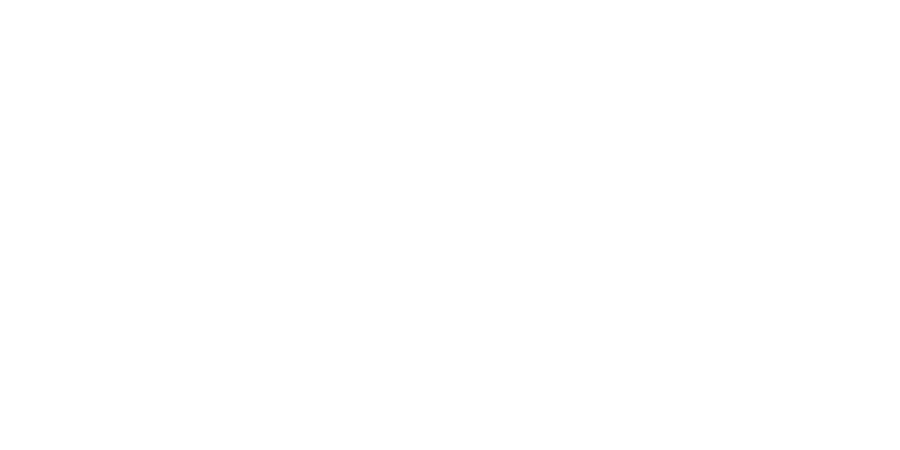
Frame 1 (no input)
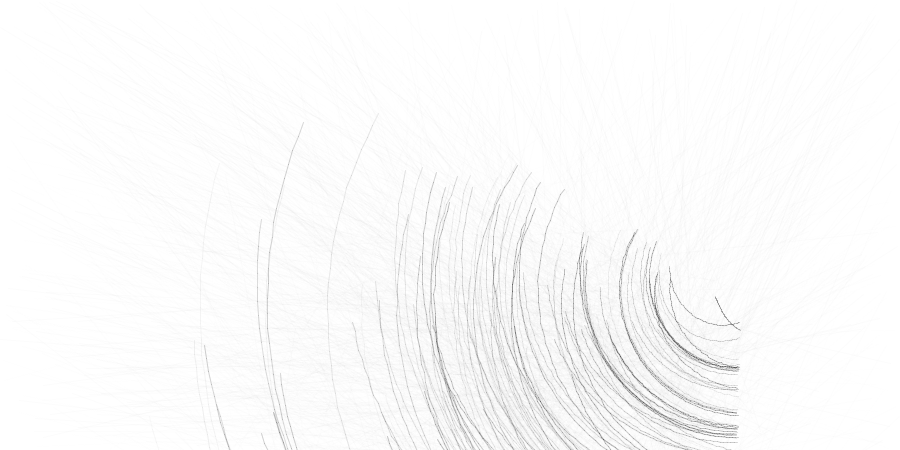
Frame 60 (the mouse pressed at the canvas centre just before this capture)
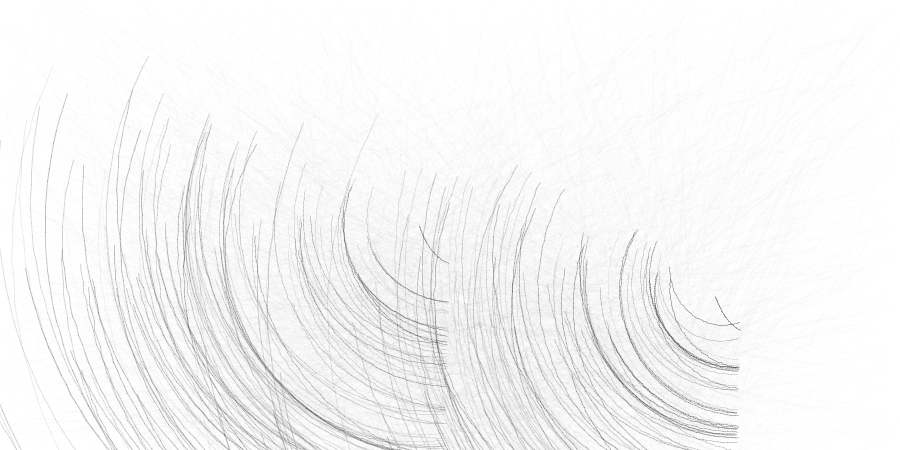
Frame 120 (the mouse held since frame 60 and released just before this capture)

The Processing sketch that drew these frames (run headless with seeded random() and noise(); from frame 60 on, the mouse is pressed at the canvas centre):

// Processing sketch: processing_49634
// ── processing_49634.pde


int _num = 150;    
Circle[] pArr = new Circle[_num];

//================================= init

void setup() {
  size(900, 450);
  smooth(); 
  frameRate(60);
  
  background(255);
  float startx = random(width/2) + (width/2);
  float starty = random(height/2) + (height/2);
  
  for (int i=0;i<_num;i++) {
    pArr[i] = new Circle(i);
    pArr[i].init(startx, starty);
  }
}

void clearBackground() {
  //background(255);
  fill(0,25);
  noStroke();
  rect(0,0,width,height);
  noFill();
}

//================================= frame loop

void draw() {
  
  for (int i=0;i<_num;i++) {
    pArr[i].update();
  }
}



//================================= interaction

void mousePressed() { 
  background(255);
  for (int i=0;i<_num;i++) {
    pArr[i].init(mouseX, mouseY);
  }
}


//================================= objects


class Circle {
  int id;
  float angnoise, radiusnoise;
  float widnoise, heinoise;
  float angle = 0;
  float radius = 100;
  float centreX = width/2;
  float centreY = height/2;
  float strokeCol = 254;
  float angleincr;
  float lastX = 9999;
  float lastY, lastAng;
  float lastOuterX, lastOuterY;
  
  Circle (int num) {
    id = num;
    // init();
  }
  
  void trace(String str) {
    //println("Particle " + id + ": " + str);
  }
  
  void init(float ex, float why) {
    trace("init");
    centreX = ex;
    centreY = why;
    radiusnoise = random(10);
    lastX = 9999;
    strokeCol = random(255); 
    angle = 0;
    angleincr = random(1) + 1;
  }
  
  void update() {
    radiusnoise += 0.001;
    radius = (noise(radiusnoise) * (width)) - 100;
    
    angle += angleincr;
    if (angle > 360) { 
      angle -= 360;
    } else if (angle < 0) { 
      angle += 360; 
    }
    float rad = radians(angle + 90);
    float x1 = centreX + (radius * cos(rad));
    float y1 = centreY + (radius * sin(rad));
      
    if (lastX != 9999) {
      
      strokeWeight(1);
      stroke(strokeCol, random(20) + 50);
      line(x1, y1, lastX, lastY);
      
      if (random(5) > 4) {
        strokeWeight(1);
        stroke(strokeCol, 3);
        line(x1, y1, random(width), random(height));
      }
      
    }  
    lastX = x1;
    lastY = y1;
  }
  
}
